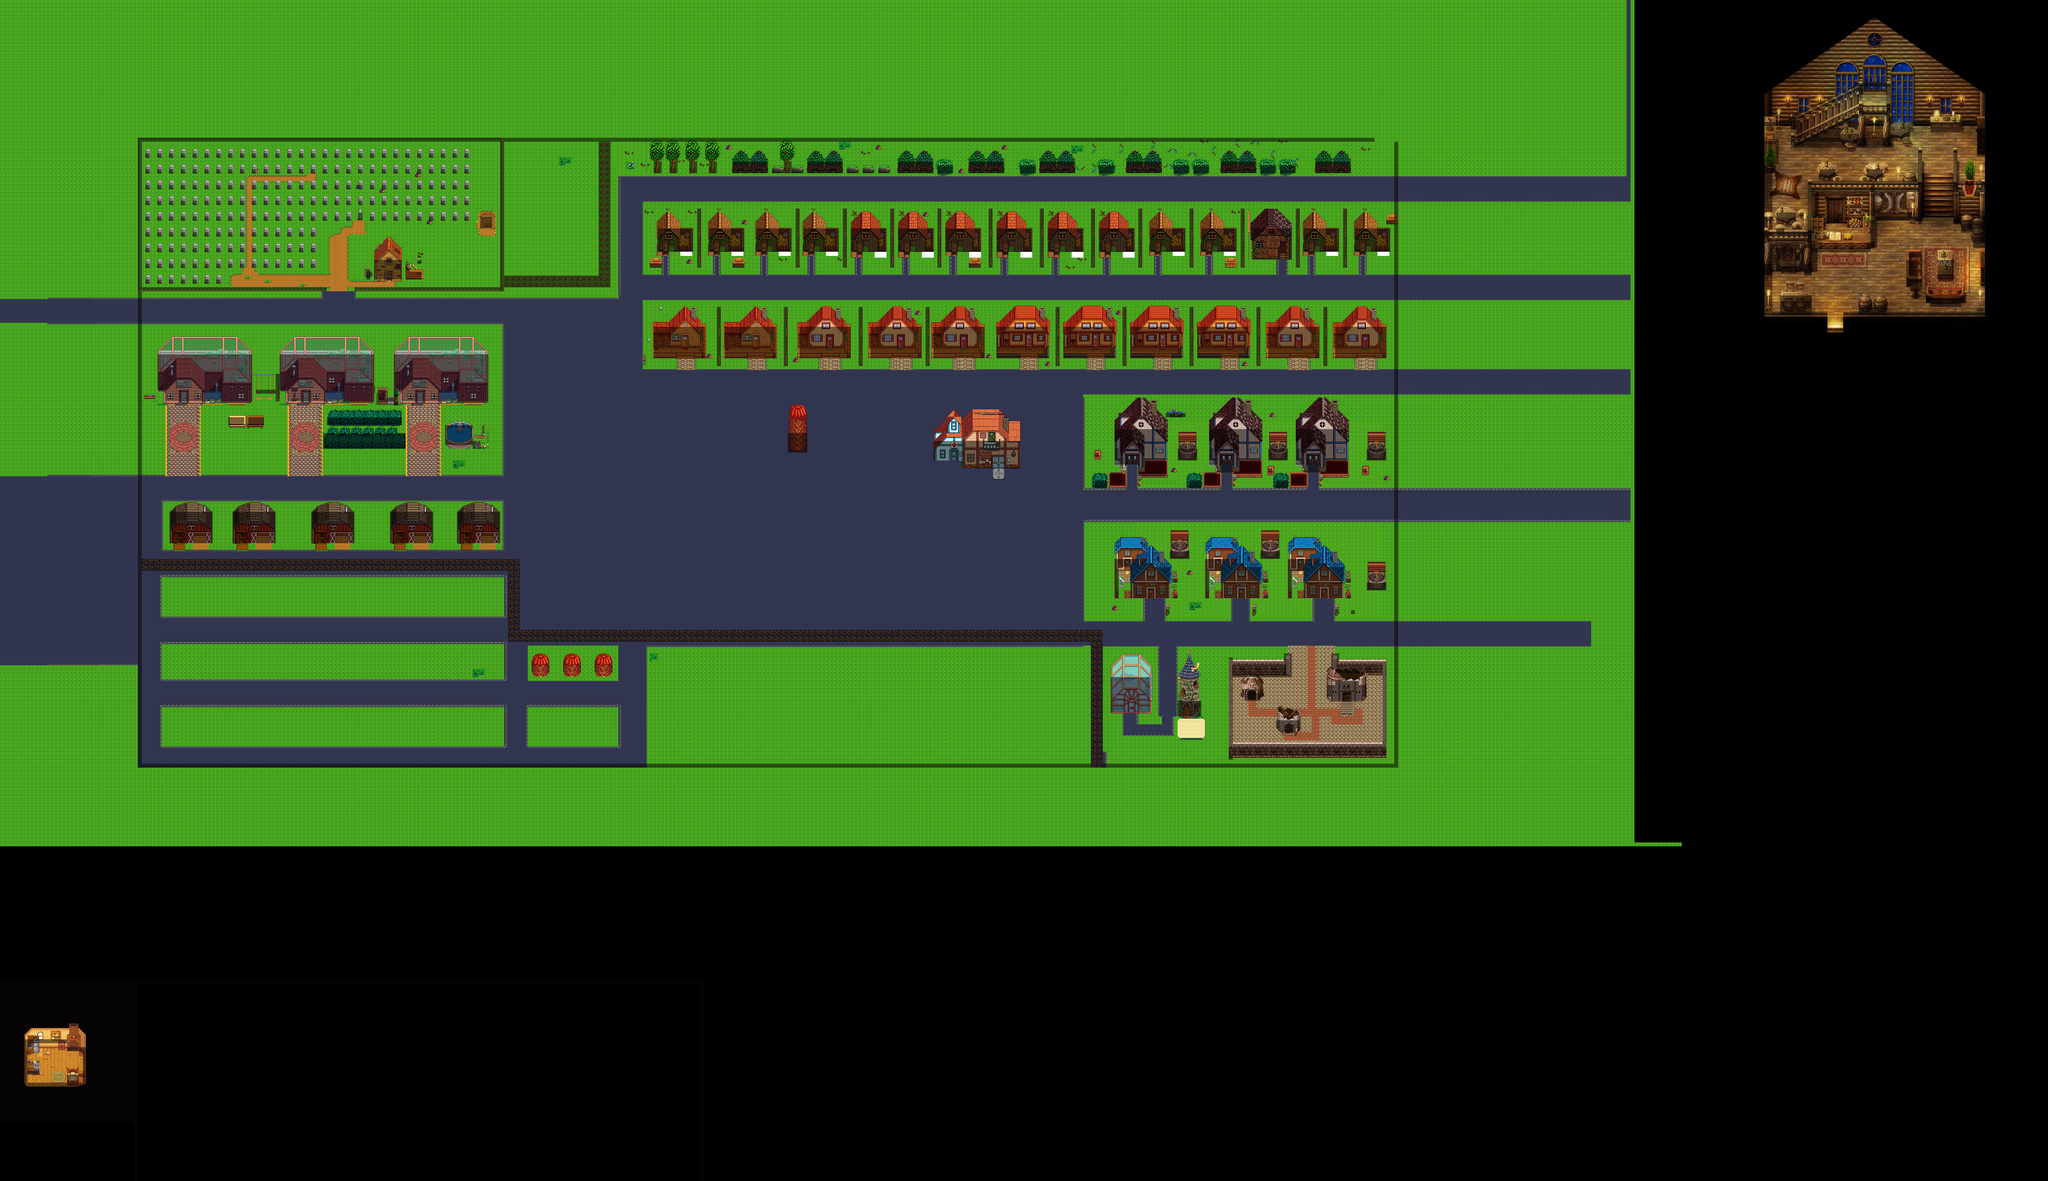

A 2D game scene composited from a Tiled map and its tileset images. What follows is a short description and the map's XML, with each tile layer's data collapsed to a summary:
An orthogonal 520x300 tile map with 8x8 px tiles, 4 tile layers (bot, mid, top, collision_layer) and 12 objects (7x Bat, 2x anvil).

<map version="1.2" tiledversion="1.2.1" orientation="orthogonal" renderorder="right-down" width="520" height="300" tilewidth="8" tileheight="8" infinite="0" nextlayerid="16" nextobjectid="17">
 <tileset firstgid="1" name="level1" tilewidth="8" tileheight="8" tilecount="34969" columns="187">
  <image source="../tiles/level1.png" width="1500" height="1500" />
  <tile id="0">
   <properties>
    <property name="collides" type="bool" value="true" />
   </properties>
  </tile>
 </tileset>
 <layer id="12" name="bot" width="520" height="300">
  <data>[156000 cells, 97114 non-empty, 6628 distinct tile ids]</data>
 </layer>
 <layer id="13" name="mid" width="520" height="300">
  <data>[156000 cells, 11097 non-empty, 1549 distinct tile ids]</data>
 </layer>
 <layer id="14" name="top" width="520" height="300">
  <data>[156000 cells, 29066 non-empty, 3286 distinct tile ids]</data>
 </layer>
 <layer id="15" name="collision_layer" width="520" height="300" opacity="0.53">
  <data>[156000 cells, 8885 non-empty, 6 distinct tile ids]</data>
 </layer>
 <objectgroup id="5" name="mob">
  <object id="7" name="Bat" x="981" y="460">
   <point />
  </object>
  <object id="8" name="Bat" x="987" y="468">
   <point />
  </object>
  <object id="9" x="1620" y="2724">
   <point />
  </object>
  <object id="11" name="Bat" x="2617" y="1408">
   <point />
  </object>
  <object id="12" name="Bat" x="2657" y="1437">
   <point />
  </object>
  <object id="13" name="Bat" x="2680" y="1450">
   <point />
  </object>
  <object id="14" name="Bat" x="2758" y="1487">
   <point />
  </object>
  <object id="15" name="Bat" x="2543" y="1470">
   <point />
  </object>
 </objectgroup>
 <objectgroup id="6" name="polygon">
  <object id="4" x="969" y="435">
   <polygon points="0,0 0,44 32,44 35,-7" />
  </object>
  <object id="16" x="2510" y="1372">
   <polygon points="0,0 4,132 288,132 291,-1" />
  </object>
 </objectgroup>
 <objectgroup id="7" name="npc">
  <object id="2" name="anvil" x="1189" y="527">
   <point />
  </object>
  <object id="3" name="anvil" x="533" y="941">
   <point />
  </object>
 </objectgroup>
</map>